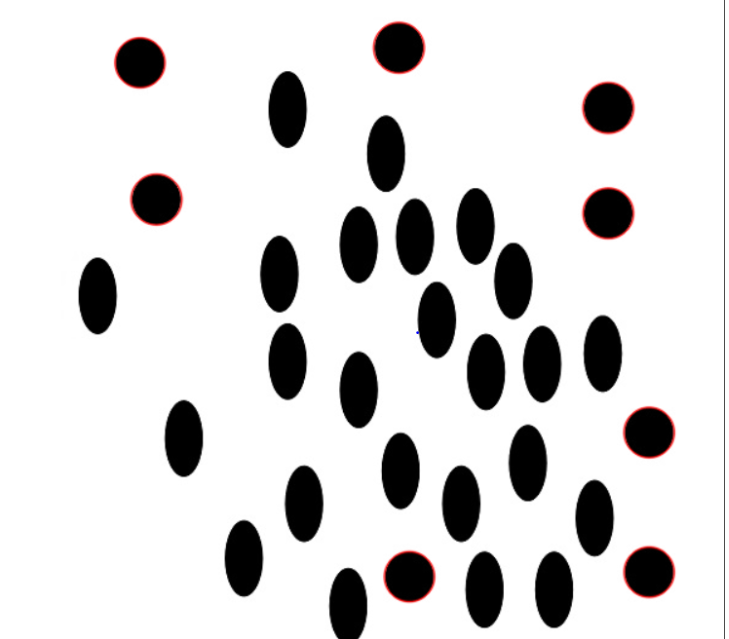
#> input picture blooob.jpg, 729 x 639 px
$ python blobDetection.py
#> lines starting #> are read from the running program, lines starting #| are printed output that depends on the picture
import cv2
import numpy

circlecounter=0
blob=cv2.imread("blooob.jpg")
#> blob is the input picture: shape (639, 729, 3); mean B, G, R 215.5, 215.5, 216.5
params=cv2.SimpleBlobDetector_Params()
params.filterByArea=True
params.minArea=100
params.filterByCircularity=True
params.minCircularity=0.9
params.filterByConvexity=True
params.minConvexity=0.8
params.filterByInertia=True
params.minInertiaRatio=0.8
blobalob=cv2.SimpleBlobDetector_create(params)
blobalot=blobalob.detect(blob)
#> blobalot = 8 keypoints; (x, y, size): (398, 47, 52.8), (156, 199, 52.5), (608, 213, 52.3), (608, 107, 52.2), (649, 432, 52), (409, 576, 52), (140, 62, 51.4), (649, 572, 51.3)
circlecounter=len(blobalot)
#> circlecounter = 8
print(blobalot)
#> (printed output is left out)
blobalobalot=cv2.drawKeypoints(blob,blobalot,numpy.zeros((1,1)),(255,0,255),cv2.DRAW_MATCHES_FLAGS_DRAW_RICH_KEYPOINTS)
cv2.putText(blobalobalot,"circle count: "+str(circlecounter),(0,500),cv2.FONT_HERSHEY_SCRIPT_SIMPLEX,1.4,(20,20,20),1)
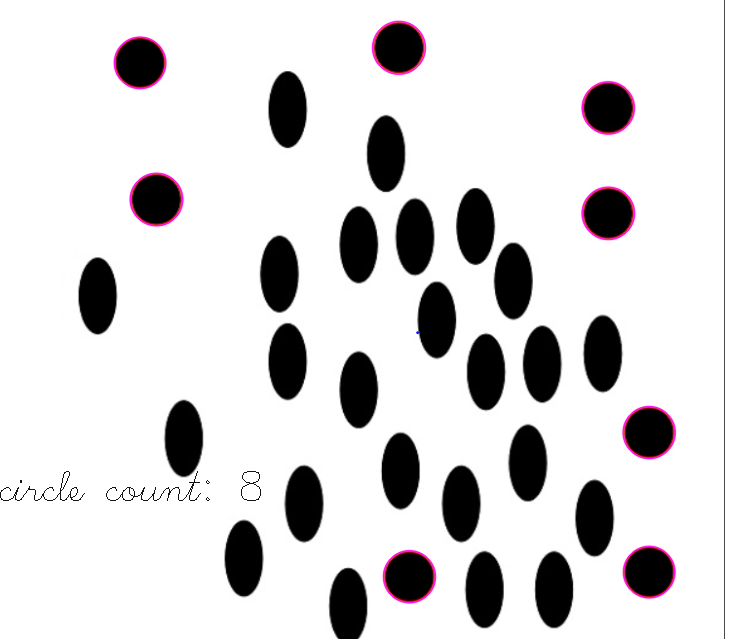
#> blobalobalot: shape (639, 729, 3); mean B, G, R 215.6, 214.7, 216.2
cv2.imshow("blobalobalot",blobalobalot)
cv2.waitKey(0)
